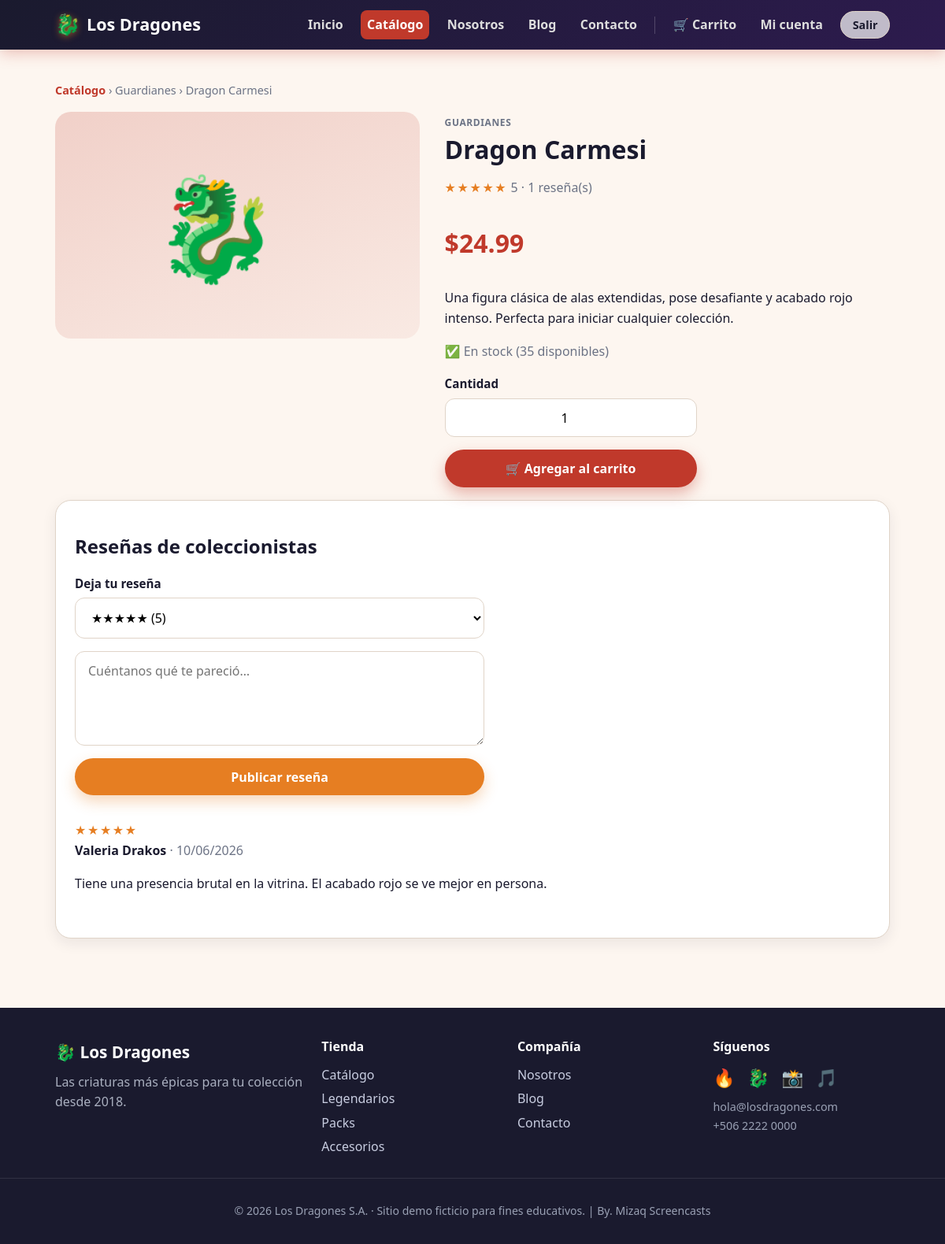
Page /producto.php?slug=dragon-carmesi (signed in) on the committed database.
### tables this page shows
CREATE TABLE IF NOT EXISTS productos (
    id BIGINT UNSIGNED AUTO_INCREMENT PRIMARY KEY,
    categoria_id BIGINT UNSIGNED NULL,
    nombre VARCHAR(120) NOT NULL,
    slug VARCHAR(120) NOT NULL,
    descripcion TEXT NULL,
    precio DECIMAL(10, 2) NOT NULL DEFAULT 0.00,
    emoji VARCHAR(16) NOT NULL DEFAULT '🐉',
    imagen VARCHAR(255) NULL,
    color_hex VARCHAR(7) NOT NULL DEFAULT '#C0392B',
    stock INT NOT NULL DEFAULT 0,
    destacado TINYINT(1) NOT NULL DEFAULT 0,
    estado ENUM('activo', 'inactivo') NOT NULL DEFAULT 'activo',
    fecha_creacion TIMESTAMP NOT NULL DEFAULT CURRENT_TIMESTAMP,
    UNIQUE KEY uk_productos_slug (slug),
    KEY idx_productos_categoria (categoria_id),
    CONSTRAINT fk_productos_categoria FOREIGN KEY (categoria_id)
        REFERENCES categorias (id) ON DELETE SET NULL
);

CREATE TABLE IF NOT EXISTS categorias (
    id BIGINT UNSIGNED AUTO_INCREMENT PRIMARY KEY,
    nombre VARCHAR(80) NOT NULL,
    slug VARCHAR(80) NOT NULL,
    descripcion VARCHAR(255) NULL,
    UNIQUE KEY uk_categorias_slug (slug)
);

CREATE TABLE IF NOT EXISTS resenas (
    id BIGINT UNSIGNED AUTO_INCREMENT PRIMARY KEY,
    producto_id BIGINT UNSIGNED NOT NULL,
    usuario_id BIGINT UNSIGNED NOT NULL,
    calificacion TINYINT UNSIGNED NOT NULL DEFAULT 5,
    comentario VARCHAR(500) NULL,
    fecha_creacion TIMESTAMP NOT NULL DEFAULT CURRENT_TIMESTAMP,
    KEY idx_resenas_producto (producto_id),
    KEY idx_resenas_usuario (usuario_id),
    UNIQUE KEY uk_resena_usuario_producto (producto_id, usuario_id),
    CONSTRAINT fk_resenas_producto FOREIGN KEY (producto_id)
        REFERENCES productos (id) ON DELETE CASCADE,
    CONSTRAINT fk_resenas_usuario FOREIGN KEY (usuario_id)
        REFERENCES usuarios (id) ON DELETE CASCADE
);

CREATE TABLE IF NOT EXISTS usuarios (
    id BIGINT UNSIGNED AUTO_INCREMENT PRIMARY KEY,
    nombre VARCHAR(120) NOT NULL,
    correo VARCHAR(150) NOT NULL,
    usuario VARCHAR(50) NOT NULL,
    password_hash VARCHAR(255) NOT NULL,
    telefono VARCHAR(30) NULL,
    direccion VARCHAR(255) NULL,
    estado ENUM('activo', 'inactivo') NOT NULL DEFAULT 'activo',
    fecha_creacion TIMESTAMP NOT NULL DEFAULT CURRENT_TIMESTAMP,
    UNIQUE KEY uk_usuarios_correo (correo),
    UNIQUE KEY uk_usuarios_usuario (usuario)
);

### includes/helpers.php (called while the page is built, shortened)
<?php
function e(?string $value): string
{
    return htmlspecialchars((string) $value, ENT_QUOTES, 'UTF-8');
}

### includes/auth.php (called while the page is built, shortened)
<?php
require_once __DIR__ . '/../config.php';
require_once __DIR__ . '/helpers.php';
function find_user_by_id(int $id): ?array
{
    $stmt = db()->prepare(
        'SELECT id, nombre, correo, usuario, telefono, direccion, estado, fecha_creacion
         FROM usuarios
         WHERE id = :id
         LIMIT 1'
    );
    $stmt->execute(['id' => $id]);
    $user = $stmt->fetch();
    return $user ?: null;
}
function is_authenticated(): bool
{
    return !empty($_SESSION['user_id']);
}
function current_user(): ?array
{
    $user = find_user_by_id((int) $_SESSION['user_id']);
    return $user;
}

### config.php (called while the page is built, shortened)
<?php
function db(): PDO
{
    static $pdo = null;
    if ($pdo instanceof PDO) {
        return $pdo;
    }
    $dsn = sprintf(
        'mysql:host=%s;port=%s;dbname=%s;charset=utf8mb4',
        DB_HOST,
        DB_PORT,
        DB_NAME
    );
    $options = [
        PDO::ATTR_ERRMODE => PDO::ERRMODE_EXCEPTION,
        PDO::ATTR_DEFAULT_FETCH_MODE => PDO::FETCH_ASSOC,
        PDO::ATTR_EMULATE_PREPARES => false,
    ];
    $pdo = new PDO($dsn, DB_USER, DB_PASS, $options);
    return $pdo;
}

### includes/catalog.php (called while the page is built, shortened)
<?php
require_once __DIR__ . '/../config.php';
function get_producto_por_slug(string $slug): ?array
{
    $sql = "SELECT p.id, p.nombre, p.slug, p.descripcion, p.precio, p.emoji, p.imagen, p.color_hex,
                   p.stock, p.destacado, c.nombre AS categoria, c.slug AS categoria_slug
            FROM productos p
            LEFT JOIN categorias c ON c.id = p.categoria_id
            WHERE p.slug = :slug AND p.estado = 'activo'
            LIMIT 1";
    $stmt = db()->prepare($sql);
    $stmt->execute(['slug' => $slug]);
    return $stmt->fetch() ?: null;
}
function get_resenas_de_producto(int $productoId): array
{
    $stmt = db()->prepare(
        'SELECT r.id, r.calificacion, r.comentario, r.fecha_creacion,
                r.usuario_id, u.nombre AS autor
         FROM resenas r
         JOIN usuarios u ON u.id = r.usuario_id
         WHERE r.producto_id = :producto_id
         ORDER BY r.fecha_creacion DESC'
    );
    $stmt->execute(['producto_id' => $productoId]);
    return $stmt->fetchAll();
}
function get_resumen_resenas(int $productoId): array
{
    $stmt = db()->prepare(
        'SELECT COUNT(*) AS total, COALESCE(AVG(calificacion), 0) AS promedio
         FROM resenas WHERE producto_id = :producto_id'
    );
    $stmt->execute(['producto_id' => $productoId]);
    $row = $stmt->fetch();
    return [
        'total' => (int) ($row['total'] ?? 0),
        'promedio' => round((float) ($row['promedio'] ?? 0), 1),
    ];
}
function get_resena_de_usuario_para_producto(int $usuarioId, int $productoId): ?array
{
    $stmt = db()->prepare(
        'SELECT id, calificacion, comentario, producto_id, usuario_id
         FROM resenas
         WHERE usuario_id = :usuario_id AND producto_id = :producto_id
         LIMIT 1'
    );
    $stmt->execute(['usuario_id' => $usuarioId, 'producto_id' => $productoId]);
    return $stmt->fetch() ?: null;
}

### producto.php (the view, shortened to what this page needs)
<?php
require_once __DIR__ . '/config.php';
require_once __DIR__ . '/includes/layout.php';
require_once __DIR__ . '/includes/catalog.php';
$slug = trim((string) ($_GET['slug'] ?? ''));
$producto = $slug !== '' ? get_producto_por_slug($slug) : null;
$productoId = (int) $producto['id'];
$user = current_user();
$resenas = get_resenas_de_producto($productoId);
$resumen = get_resumen_resenas($productoId);
$miResena = $user ? get_resena_de_usuario_para_producto((int) $user['id'], $productoId) : null;
render_header($producto['nombre'], 'productos');
?>
<section class="section">
    <div class="container">
        <p class="breadcrumb"><a href="productos.php">Catálogo</a> › <?= e($producto['categoria'] ?? 'General') ?> › <?= e($producto['nombre']) ?></p>
        <div class="detail">
            <div class="detail__media" style="background: linear-gradient(160deg, <?= e($producto['color_hex']) ?>33, <?= e($producto['color_hex']) ?>11);">
                <?= producto_img($producto, 'media-img') ?>
            </div>
            <div>
                <span class="product__cat"><?= e($producto['categoria'] ?? 'General') ?></span>
                <h1 class="page-title"><?= e($producto['nombre']) ?></h1>
                <p class="muted">
                    <span class="review__stars"><?= e(stars((int) round($resumen['promedio']))) ?></span>
                    <?= $resumen['total'] > 0 ? e((string) $resumen['promedio']) . ' · ' . (int) $resumen['total'] . ' reseña(s)' : 'Sin reseñas todavía' ?>
                </p>
                <p class="detail__price"><?= e(money($producto['precio'])) ?></p>
                <p><?= nl2br(e($producto['descripcion'] ?? '')) ?></p>
                <p class="muted"><?= (int) $producto['stock'] > 0 ? '✅ En stock (' . (int) $producto['stock'] . ' disponibles)' : '❌ Agotado' ?></p>
                <form method="post" action="carrito.php" class="form" style="max-width:320px;">
                    <div class="form__group">
                        <span>Cantidad</span>
                        <input class="qty" type="number" name="cantidad" value="1" min="1" max="<?= max(1, (int) $producto['stock']) ?>">
                    </div>
                    <button type="submit" class="button button--primary button--block"<?= (int) $producto['stock'] <= 0 ? ' disabled' : '' ?>>🛒 Agregar al carrito</button>
                </form>
            </div>
        </div>
        <div class="card mt-2">
            <h2>Reseñas de coleccionistas</h2>
            <?php if ($user): ?>
                <form method="post" class="form mb-2" style="max-width:520px;">
                    <div class="form__group">
                        <span><?= $miResena ? 'Actualiza tu reseña' : 'Deja tu reseña' ?></span>
                        <select name="calificacion">
                            <?php for ($i = 5; $i >= 1; $i--): ?>
                                <option value="<?= $i ?>"<?= ($miResena && (int) $miResena['calificacion'] === $i) || (!$miResena && $i === 5) ? ' selected' : '' ?>>
                                    <?= str_repeat('★', $i) ?> (<?= $i ?>)
                                </option>
                            <?php endfor; ?>
                        </select>
                    </div>
                    <div class="form__group">
                        <textarea name="comentario" maxlength="500" placeholder="Cuéntanos qué te pareció…"><?= e($miResena['comentario'] ?? '') ?></textarea>
                    </div>
                    <button type="submit" class="button button--secondary"><?= $miResena ? 'Actualizar reseña' : 'Publicar reseña' ?></button>
                </form>
            <?php else: ?>
                <p class="muted"><a href="login.php">Inicia sesión</a> para dejar tu reseña.</p>
            <?php endif; ?>
            <?php if ($resenas === []): ?>
                <p class="muted">Sé el primero en reseñar este dragón.</p>
            <?php else: ?>
                <?php foreach ($resenas as $r): ?>
                    <div class="review">
                        <div class="review__stars"><?= e(stars((int) $r['calificacion'])) ?></div>
                        <strong><?= e($r['autor']) ?></strong>
                        <span class="muted"> · <?= e(date('d/m/Y', strtotime((string) $r['fecha_creacion']))) ?></span>
                        <?php if (!empty($r['comentario'])): ?><p><?= nl2br(e($r['comentario'])) ?></p><?php endif; ?>
                    </div>
                <?php endforeach; ?>
            <?php endif; ?>
        </div>
    </div>
</section>
<?php
render_footer();

### includes/layout.php (shortened to what this page needs)
<?php
require_once __DIR__ . '/helpers.php';
require_once __DIR__ . '/auth.php';
function nav_links(): array
{
    return [
        'inicio'    => ['Inicio', 'index.php'],
        'productos' => ['Catálogo', 'productos.php'],
        'nosotros'  => ['Nosotros', 'nosotros.php'],
        'blog'      => ['Blog', 'blog.php'],
        'contacto'  => ['Contacto', 'contacto.php'],
    ];
}
function render_header(string $title, string $active = ''): void
{
    $user = current_user();
    $cartCount = cart_count();
    ?>
<!DOCTYPE html>
<html lang="es">
<head>
    <link rel="stylesheet" href="assets/css/styles.css">
</head>
<body>
    <header class="navbar">
        <div class="navbar__inner">
            <a class="navbar__brand" href="index.php">
                <span class="navbar__logo">🐉</span>
                <span class="navbar__name">Los Dragones</span>
            </a>
            <nav class="navbar__nav">
                <?php foreach (nav_links() as $key => [$label, $href]): ?>
                    <a
                        class="navbar__link<?= $active === $key ? ' is-active' : '' ?>"
                        href="<?= e($href) ?>"
                    ><?= e($label) ?></a>
                <?php endforeach; ?>
                <?php if ($user): ?>
                    <a class="navbar__link<?= $active === 'carrito' ? ' is-active' : '' ?>" href="carrito.php">
                        🛒 Carrito<?php if ($cartCount > 0): ?> <span class="navbar__badge"><?= (int) $cartCount ?></span><?php endif; ?>
                    </a>
                    <a class="navbar__link<?= $active === 'cuenta' ? ' is-active' : '' ?>" href="dashboard.php">Mi cuenta</a>
                    <form method="post" action="logout.php" class="navbar__logout">
                        <button type="submit" class="button button--ghost button--sm">Salir</button>
                    </form>
                <?php endif; ?>
            </nav>
        </div>
    </header>
    <main class="site-main">
<?php
}
function render_footer(): void
{
    $year = '2026';
    ?>
    </main>
    <footer class="footer">
        <div class="footer__inner">
            <div class="footer__col">
                <div class="footer__brand"><span>🐉</span> Los Dragones</div>
                <p class="footer__tagline">Las criaturas más épicas para tu colección desde 2018.</p>
            </div>
            <div class="footer__col">
                <h4>Tienda</h4>
                <a href="productos.php">Catálogo</a>
                <a href="productos.php?categoria=legendarios">Legendarios</a>
                <a href="productos.php?categoria=packs">Packs</a>
                <a href="productos.php?categoria=accesorios">Accesorios</a>
            </div>
            <div class="footer__col">
                <h4>Compañía</h4>
                <a href="nosotros.php">Nosotros</a>
                <a href="blog.php">Blog</a>
                <a href="contacto.php">Contacto</a>
            </div>
            <div class="footer__col">
                <h4>Síguenos</h4>
                <p class="footer__social">🔥 🐉 📸 🎵</p>
                <p class="footer__muted">hola@losdragones.com<br>+506 2222 0000</p>
            </div>
        </div>
        <div class="footer__bottom">
            <p>© <?= e($year) ?> Los Dragones S.A. · Sitio demo ficticio para fines educativos. | By. Mizaq Screencasts</p>
        </div>
    </footer>
</body>
</html>
<?php
}
function money(float|string|int $amount): string
{
    return '$' . number_format((float) $amount, 2, '.', ',');
}
function stars(int $rating): string
{
    $rating = max(0, min(5, $rating));
    return str_repeat('★', $rating) . str_repeat('☆', 5 - $rating);
}
function producto_img(array $datos, string $class = 'media-img'): string
{
    $src = trim((string) ($datos['imagen'] ?? ''));
    return '<span class="' . e($class) . ' media-img--emoji">' . e((string) ($datos['emoji'] ?? '🐉')) . '</span>';
}

### rows in the picture
productos: categoria.nombre "Guardianes", nombre "Dragon Carmesi", emoji "🐉", categoria.nombre "GUARDIANES", precio "$24.99", descripcion "Una figura clásica de alas extendidas, pose desafiante y acabado rojo intenso. Perfecta para iniciar cualquier colección.", stock "35"
resenas: calificacion "★★★★★", usuario.nombre "Valeria Drakos", fecha_creacion "10/06/2026", comentario "Tiene una presencia brutal en la vitrina. El acabado rojo se ve mejor en persona."

### other values in the picture
$label "Inicio"
$label "Catálogo"
$label "Nosotros"
$label "Blog"
$label "Contacto"
stars((int) round($resumen['promedio'])) "★★★★★"
$resumen['promedio'] "5"
$resumen['total'] "1"
$year "2026"
form field calificacion "★★★★★ (5)"
